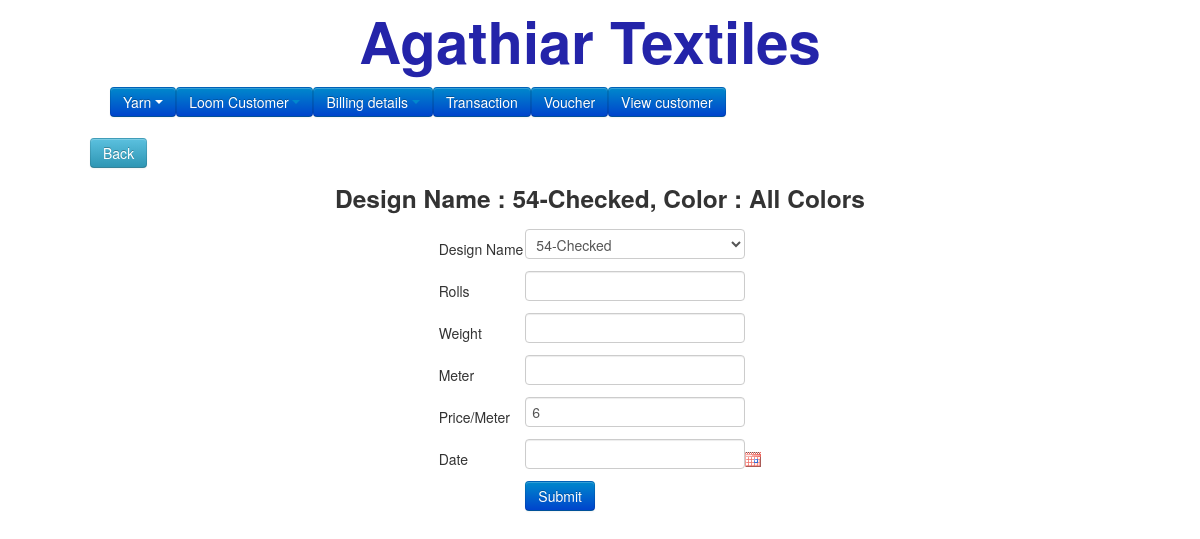
Page /return_paavudetails.php?paavuid=4 on the earlier database version.
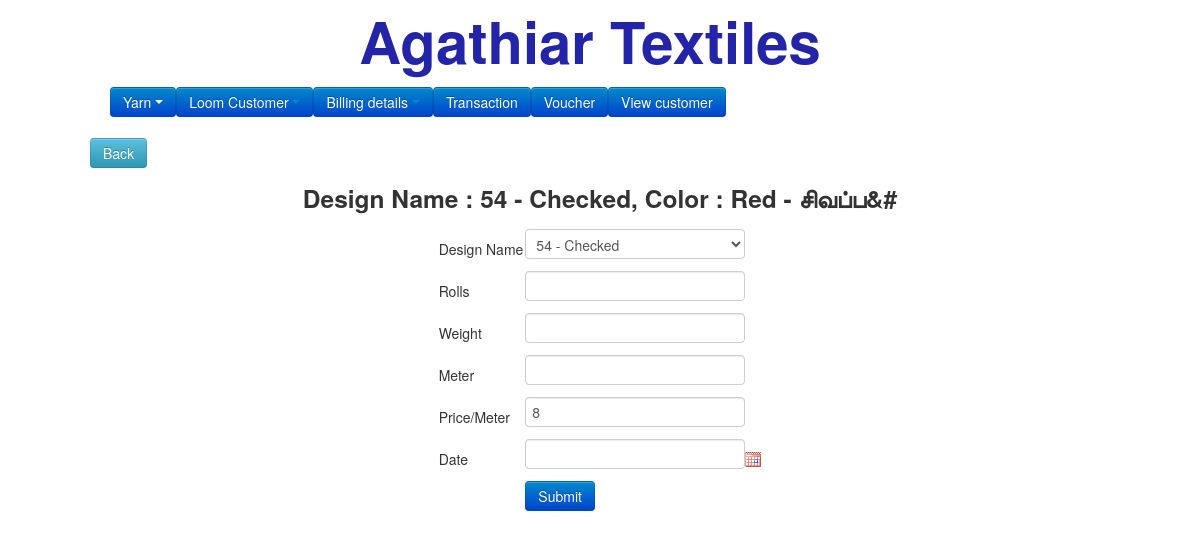
Same page on the later database version.
### tables this page shows
CREATE TABLE `paavus` (
  `id` int(50) NOT NULL,
  `paavuno` int(20) NOT NULL,
  `name` varchar(50) NOT NULL,
  `userid` int(50) NOT NULL,
  `price` double NOT NULL,
  `date` timestamp NOT NULL DEFAULT CURRENT_TIMESTAMP,
  `color` varchar(50) NOT NULL,
  `status` int(10) NOT NULL,
  `statusupdate` varchar(50) NOT NULL,
  `carry_paavuid` int(20) NOT NULL,
  `closeamount` double NOT NULL
);

CREATE TABLE `designs` (
  `id` int(11) NOT NULL,
  `name` varchar(50) NOT NULL,
  `date` varchar(100) NOT NULL
);

### return_paavudetails.php (the view, shortened to what this page needs)
<?php
include('template/header.php');
$userid =$_REQUEST["userid"];
$paavuid =$_REQUEST["paavuid"];
$designs = getData('designs');
$paavus = getSingleData('paavus',$paavuid);
$edit = false;
$thread = [];
?>
<div class="back"><a href="paavudetails.php?userid=<?php echo $userid; ?>&paavuid=<?php echo $paavuid; ?>"><input type="button" value="Back" class="btn btn-info"></a></div>
<center>
<h3>Design Name : <?php echo getDataByName('designs', $paavus[0]['name'], 'name');  ?>, Color : <?php echo $paavus[0]['color']  ?> </h3>
<form  action="paavudetails.php?userid=<?php echo $userid; ?>&paavuid=<?php echo $paavuid; ?>" method="post" autocomplete="off" id="formID">
<table>
<tr><td>Design Name</td><td><select name="design" >
<?php
	foreach($designs as $key=>$val){
		if($edit == true && $val['id'] == $thread['design']){
			echo "<option value=".$val['id']." selected>".$val['name']."</option>";
		} else if($val['id'] == $paavus[0]['name']) {
			echo "<option value=".$val['id']." selected>".$val['name']."</option>";
		} else {
			echo "<option value=".$val['id'].">".$val['name']."</option>";
		}
	}
?>
</select></td></tr>
<tr><td>Rolls</td><td><input type="text" name="roles" value="<?php echo editData($thread, 'roles'); ?>" class='validate[required,custom[number]]'></td></tr>
<tr><td>Weight</td><td><input type="text" name="weight" value="<?php echo editData($thread, 'weight'); ?>" class='validate[required,custom[number]]'></td></tr>
<tr><td>Meter </td><td><input type="text" name="meter" value="<?php echo editData($thread, 'meter'); ?>" class='validate[required,custom[number]]'></td></tr>
<tr><td>Price/Meter</td><td><input type="text" name="amount" value="<?php if($edit == true) { echo editData($thread, 'amount'); } else { echo $paavus[0]['price']; } ?>" class='validate[required,custom[number]]' ></td></tr>
<tr><td>Date </td><td><input type="text" name="date" value="<?php if(empty(editData($thread, 'date'))){echo '';}else{echo date('d-m-Y',editData($thread, 'date'));} ?>" class='validate[required] datepicker'></td></tr>
<tr><td></td><td>
<input type="submit" id="submit" value="Submit" class="btn btn-primary"></td></tr>
</table>
</form>
</center>
</body>
</html>

Differences in the rows shown:
changed paavus: name.name "54-Checked" → "54 - Checked"; color "All Colors" → "Red - சிவப்ப&#"; amount "6" → "8"
Other differences:
form field design: "54-Checked" → "54 - Checked"
